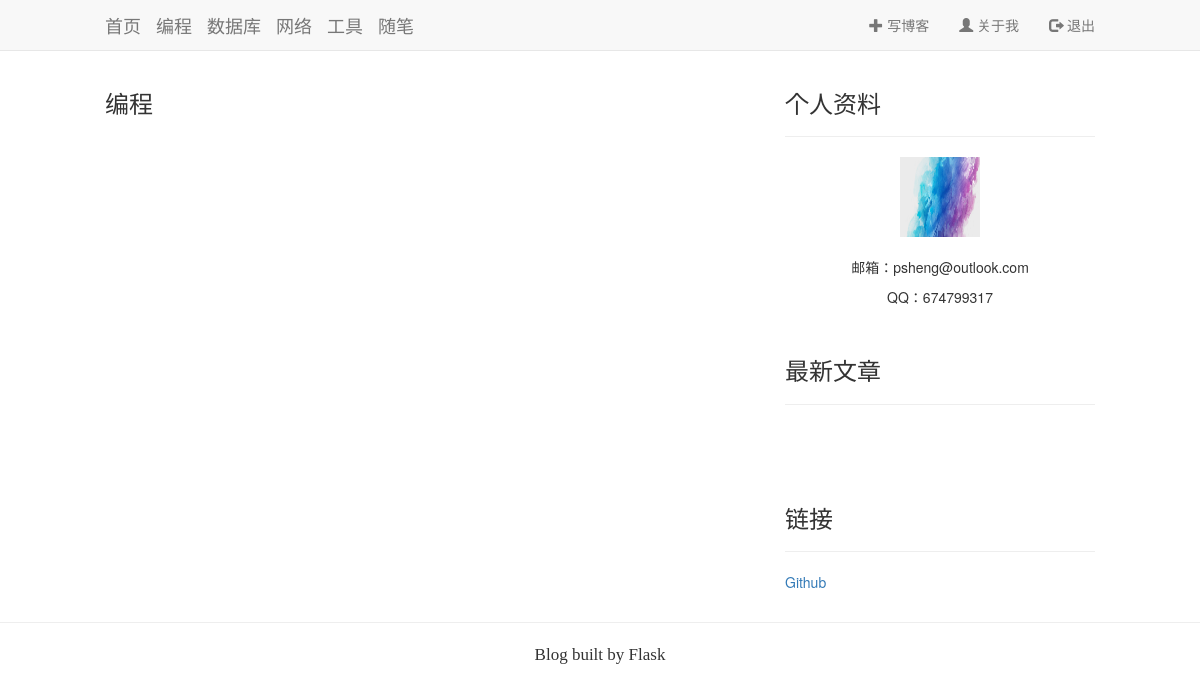
Before: /code (signed in) with the older database file.
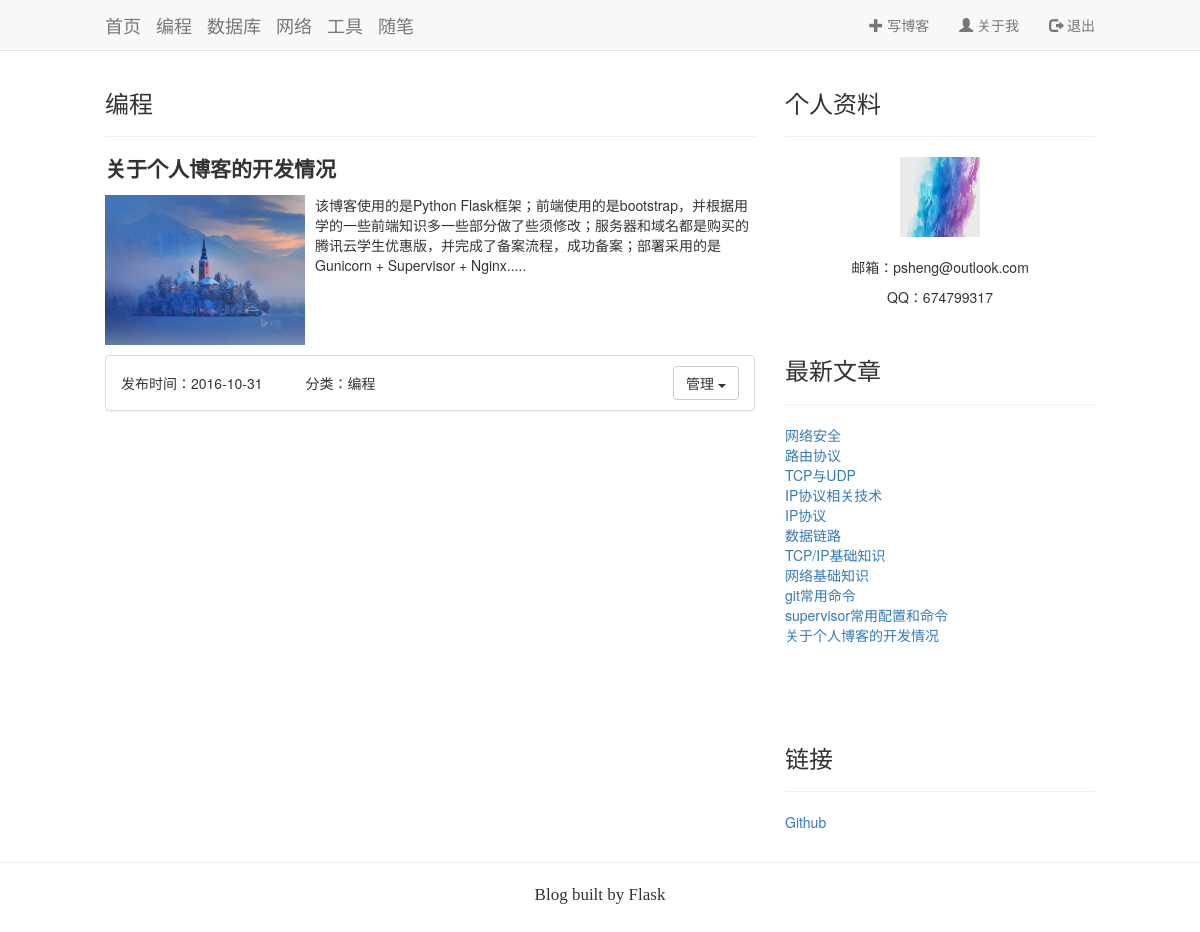
After: the same page with the newer database file.
### app/models.py (models this page shows, shortened)
class Post(db.Model):
    __tablename__ = 'posts'
    id = db.Column(db.Integer, primary_key=True)
    head_pic = db.Column(db.Text, default='/static/pic/test3.jpg')
    body_pic = db.Column(db.Text)
    title = db.Column(db.Text)
    body = db.Column(db.Text)
    abstract = db.Column(db.Text)
    tag = db.Column(db.Text)
    timestamp = db.Column(db.DateTime, index=True, default=datetime.utcnow)
    comments = db.relationship('Comment', backref='role')
    is_active = db.Column(db.Boolean, default=True)

### app/main/view.py (the view)
@main.route('/code')
def code():
    posts = Post.query.filter_by(tag=u'code-编程', is_active=True).order_by(Post.timestamp.desc()).all()
    new_posts = find_new_post()
    classify = u'编程'
    return render_template('index.html', posts=posts, new_posts=new_posts, classify=classify)

### app/main/view.py (called while the page is built)
@login_manager.user_loader
def load_user(user_id):
    return Admin.query.get(int(user_id))

def find_new_post():
    page = request.args.get('page', 1, type=int)
    new_post = Post.query.filter_by(is_active=True).order_by(Post.timestamp.desc()).paginate(
        page, per_page=20, error_out=False
    )
    new_posts = new_post.items
    return new_posts

@main.app_template_filter('tag_get')
def tag(s):
    list = str(s).split('-')
    return list[1]

### app/templates/index.html (shortened to what this page needs)
{% extends "base.html" %}
{% import "_macros.html" as macros %}
{% block body %}
  <div class="container" id="sumery-container">
    <div class="row">
      <div class="col-md-8">
        <h3>{{ classify }}</h3>
        {% for post in posts %}
          <hr>
          <div class="post_head"><h3>{{ post.title | safe }}</h3></div>
          <div class="media" margin="30px">
            <a class="media-left" >
              <img src="{{ post.head_pic }}" width="200" height="150" alt="...">
            </a>
            <div class="media-body">
              {{ post.abstract }}<br><br>
            </div>
          </div>
          <div class="media-foot">
            <div class="panel panel-default">
              <div class="panel-body">
                <p>发布时间：{{ post.timestamp.strftime("%Y-%m-%d") }} &nbsp
                  &nbsp&nbsp&nbsp&nbsp&nbsp&nbsp&nbsp&nbsp分类：{{ post.tag |  tag_get }}</p>
                {% if current_user.is_authenticated %}
                  <div class="dropdown">
                    <button class="btn btn-default dropdown-toggle" type="button" id="dropdownMenu1"
                            data-toggle="dropdown" aria-haspopup="true" aria-expanded="true">
                      管理
                      <span class="caret"></span>
                    </button>
                  </div>
                {% else %}
                  <a class="btn btn-default" href="{{ url_for('.post', id=post.id) }}">查看更多</a>
                {% endif %}
              </div>
            </div>
          </div>
        {% endfor %}
      </div>
      <div class="col-md-4">
        <h3>个人资料</h3>
        <div class="right-index">
          <hr>
          <img src="{{ url_for('static', filename='test.jpg') }}" width="80" height="80"><br><br>
          <p>邮箱：psheng@outlook.com</p>
          <p>QQ：674799317</p>
        </div>
        <div class="newly-post">
          <h3>最新文章</h3><hr>
          {% for new_post in new_posts %}
            <p><a href="{{ url_for('.post', id=new_post.id) }}">{{ new_post.title }}</a></p>
          {% endfor %}
        </div>
        <div class="other-link">
          <h3>链接</h3><hr>
          <p><a href="http://github.com/pshenglh" target="_blank">Github</a></p>
        </div>
      </div>
    </div>
  </div>
{% endblock %}

Changed rows visible on the page:
now on this page (row edited): Post: title "关于个人博客的开发情况", head_pic (picture), abstract "该博客使用的是Python Flask框架；前端使用的是bootstrap，并根据用学的一些前端知识多一些部分做了些须修改；服务器和域名都是购买的腾讯云学生优惠版，并完成了备案流程，成功备案；部署采用的是Gunicorn + Supervisor + Nginx.....", timestamp "2016-10-31", tag|tag_get "编程"
now on this page (row edited): Post: title "网络安全", shown under "最新文章"
now on this page (row edited): Post: title "路由协议", shown under "最新文章"
now on this page (row edited): Post: title "TCP与UDP", shown under "最新文章"
now on this page (row edited): Post: title "IP协议相关技术", shown under "最新文章"
now on this page (row edited): Post: title "IP协议", shown under "最新文章"
now on this page (row edited): Post: title "数据链路", shown under "最新文章"
now on this page (row edited): Post: title "TCP/IP基础知识", shown under "最新文章"
now on this page (row edited): Post: title "网络基础知识", shown under "最新文章"
now on this page (row edited): Post: title "git常用命令", shown under "最新文章"
now on this page (row edited): Post: title "supervisor常用配置和命令", shown under "最新文章"
